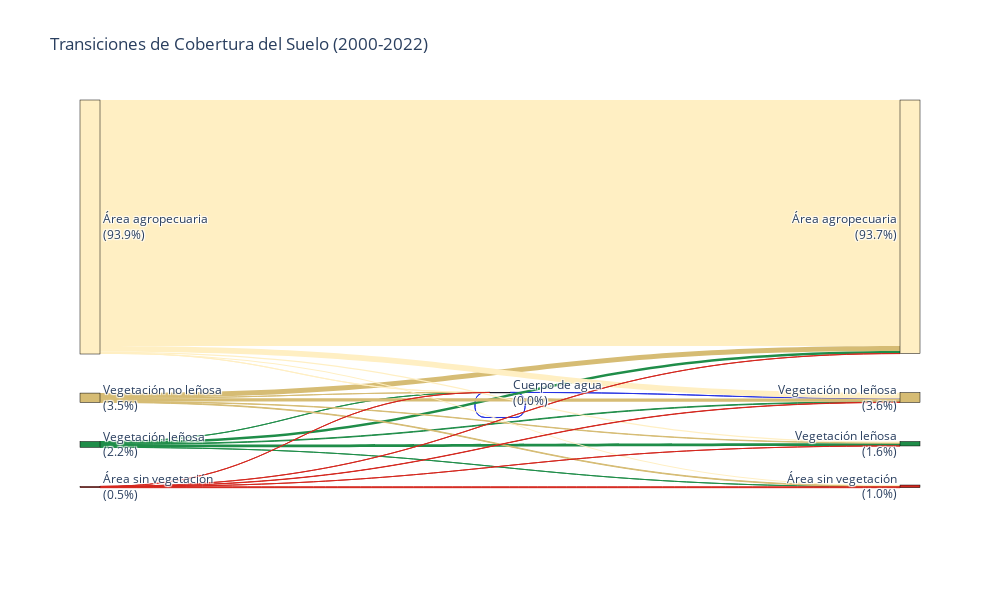

This figure's notebook cell:
### Code cell
import plotly.graph_objects as go
import numpy as np

def categorize_pixel_grouped(value, categories):
    """Convert pixel value to grouped category name"""
    for category, info in categories.items():
        if value in info['ids']:
            return category
    return 'Other'

# Convert pixel values to grouped categories
suelo_2000_cat = np.vectorize(lambda x: categorize_pixel_grouped(x, categories_grouped))(suelo_2000.values[0])
suelo_2022_cat = np.vectorize(lambda x: categorize_pixel_grouped(x, categories_grouped))(suelo_2022.values[0])

# Calculate pixel counts for each category
unique_2000, counts_2000 = np.unique(suelo_2000_cat, return_counts=True)
unique_2022, counts_2022 = np.unique(suelo_2022_cat, return_counts=True)

# Filter out 'Other' and get only categories that exist
existing_2000 = unique_2000[unique_2000 != 'Other']
existing_2022 = unique_2022[unique_2022 != 'Other']

# Calculate total pixels
total_2000 = sum(counts_2000[unique_2000 != 'Other'])
total_2022 = sum(counts_2022[unique_2022 != 'Other'])

# Create transition matrix
transition_matrix = {}
for cat_2000 in existing_2000:
    transition_matrix[cat_2000] = {}
    mask_2000 = (suelo_2000_cat == cat_2000)
    for cat_2022 in existing_2022:
        mask_2022 = (suelo_2022_cat == cat_2022)
        transition_count = np.sum(mask_2000 & mask_2022)
        if transition_count > 0:
            transition_matrix[cat_2000][cat_2022] = transition_count

# Prepare data for Sankey diagram
source = []
target = []
value = []
node_labels = []
node_colors = []

# Add 2000 categories
for cat in existing_2000:
    count = counts_2000[unique_2000 == cat][0]
    percentage = (count / total_2000) * 100
    node_labels.append(f"{cat}<br>({percentage:.1f}%)")
    node_colors.append(categories_grouped[cat]['color'])

# Add 2022 categories
for cat in existing_2022:
    count = counts_2022[unique_2022 == cat][0]
    percentage = (count / total_2022) * 100
    node_labels.append(f"{cat}<br>({percentage:.1f}%)")
    node_colors.append(categories_grouped[cat]['color'])

# Create links
link_colors = []
for cat_2000, transitions in transition_matrix.items():
    for cat_2022, count in transitions.items():
        source_idx = node_labels.index(f"{cat_2000}<br>({(counts_2000[unique_2000 == cat_2000][0] / total_2000) * 100:.1f}%)")
        target_idx = node_labels.index(f"{cat_2022}<br>({(counts_2022[unique_2022 == cat_2022][0] / total_2022) * 100:.1f}%)")
        
        source.append(source_idx)
        target.append(target_idx)
        value.append(count)
        link_colors.append(categories_grouped[cat_2000]['color'])

# Create Sankey diagram
fig = go.Figure(data=[go.Sankey(
    node=dict(
        pad=15,
        thickness=20,
        line=dict(color="black", width=0.5),
        label=node_labels,
        color=node_colors
    ),
    link=dict(
        source=source,
        target=target,
        value=value,
        color=link_colors
    )
)])

fig.update_layout(
    title_text="Transiciones de Cobertura del Suelo (2000-2022)",
    font_size=12,
    width=1000,
    height=600
)

fig.show()

### Figure 1 — Plotly figure (JSON) as saved in the notebook; plotly's stock layout.template omitted (floating-point values rounded to 4 significant figures)
{"data": [{"link": {"color": ["#2532e3", "#2532e3", "#1f8d49", "#1f8d49", "#1f8d49", "#1f8d49", "#1f8d49", "#d6bc74", "#d6bc74", "#d6bc74", "#d6bc74", "#d6bc74", "#ffefc3", "#ffefc3", "#ffefc3", "#ffefc3", "#ffefc3", "#d4271e", "#d4271e", "#d4271e", "#d4271e", "#d4271e"], "source": [0, 0, 1, 1, 1, 1, 1, 2, 2, 2, 2, 2, 3, 3, 3, 3, 3, 4, 4, 4, 4, 4], "target": [0, 7, 0, 6, 7, 8, 9, 0, 6, 7, 8, 9, 0, 6, 7, 8, 9, 0, 6, 7, 8, 9], "value": [648, 2, 19, 69557, 14298, 61228, 977, 394, 9509, 81038, 127227, 15616, 282, 31438, 143094, 6137233, 27467, 15, 190, 5894, 2737, 22127]}, "node": {"color": ["#2532e3", "#1f8d49", "#d6bc74", "#ffefc3", "#d4271e", "#2532e3", "#1f8d49", "#d6bc74", "#ffefc3", "#d4271e"], "label": ["Cuerpo de agua<br>(0.0%)", "Vegetación leñosa<br>(2.2%)", "Vegetación no leñosa<br>(3.5%)", "Área agropecuaria<br>(93.9%)", "Área sin vegetación<br>(0.5%)", "Cuerpo de agua<br>(0.0%)", "Vegetación leñosa<br>(1.6%)", "Vegetación no leñosa<br>(3.6%)", "Área agropecuaria<br>(93.7%)", "Área sin vegetación<br>(1.0%)"], "line": {"color": "black", "width": 0.5}, "pad": 15, "thickness": 20}, "type": "sankey"}], "layout": {"font": {"size": 12}, "height": 600, "title": {"text": "Transiciones de Cobertura del Suelo (2000-2022)"}, "width": 1000}}
